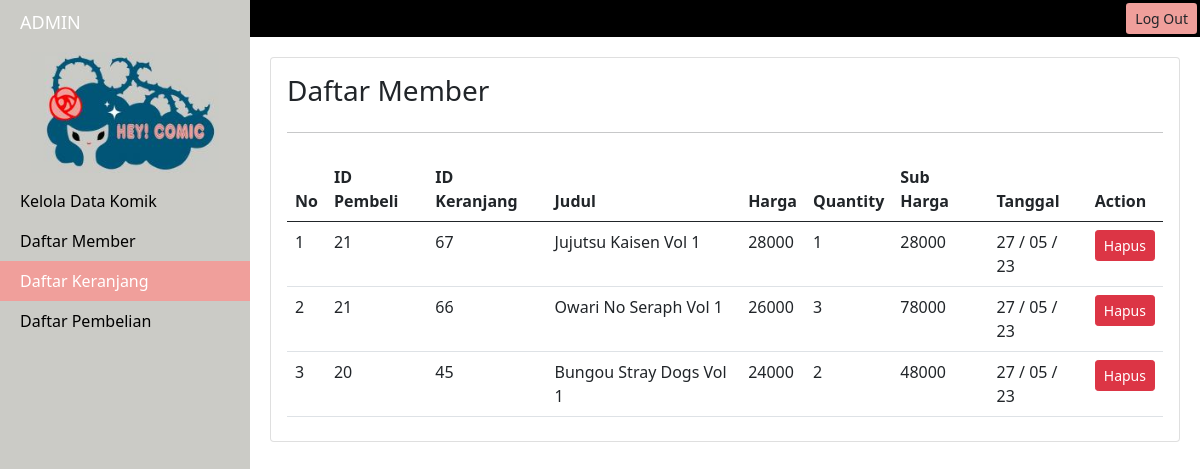
Screenshot of /daftarcart.php (signed in) with the database file from the repository.
### tables this page shows
CREATE TABLE `keranjang` (
  `idkeranjang` int(11) NOT NULL,
  `gambar` varchar(50) NOT NULL,
  `judul` varchar(50) NOT NULL,
  `harga` int(11) NOT NULL,
  `quantity` int(11) NOT NULL,
  `idpembeli` int(11) NOT NULL,
  `subharga` int(11) NOT NULL
);

### config.php (called while the page is built, shortened)
<?php
$conn = mysqli_connect('localhost','root','','komik') or die('connection failed');
function query($sql)
{
    global $conn;
    $result=mysqli_query($conn,$sql);
    $rows = [];
    while ($row = mysqli_fetch_assoc($result) ){
        $rows[] = $row;
    }
    return $rows;
}
?>

### daftarcart.php (the view, shortened to what this page needs)
<?php
@include 'config.php';
$member = array_reverse (query("SELECT * FROM keranjang"));
?>
<!doctype html>
<html lang="en">
<head>
    <link href="https://cdn.jsdelivr.net/npm/bootstrap@5.0.2/dist/css/bootstrap.min.css" rel="stylesheet">
    <link rel="stylesheet" href="css/style3.css">
</head>
<body>
    <div id="wrapper">
        <div id="sidebar-wrapper">
            <ul class="sidebar-nav">
                <li class="sidebar-brand">
                    <a href="admin.php">
                        ADMIN
                    </a>
                </li>
                <li class="d-flex justify-content-center">
                    <img class="w-75 h-75 py-2" src="images/logo.png" alt="">
                </li>
                <li>
                    <a href="kelola_komik.php">Kelola Data Komik</a>
                </li>
                <li>
                    <a href="daftarmember.php">Daftar Member</a>
                </li>
                <li class="active">
                    <a href="daftarcart.php">Daftar Keranjang</a>
                </li>
                <li>
                    <a href="daftarorder.php">Daftar Pembelian</a>
                </li>
            </ul>
        </div>
        <div id="header" class="sticky-top">
            <div class="d-flex justify-content-end">
                <a href="logoutadmin.php" class="btn btn-sm" style=" background: #f09f9b">Log Out</a>
            </div>
        </div>
         <div id="page-content-wrapper">
            <div class="container-fluid">
                <div class="row">
                    <div class="card col-lg-12 p-3">
                        <h3>Daftar Member</h3>
                        <hr>
                        <table class="table my-2">
                            <thead>
                                <tr>
                                    <th>No</th>
                                    <th>ID Pembeli</th>
                                    <th>ID Keranjang</th>
                                    <th>Judul</th>
                                    <th>Harga</th>
                                    <th>Quantity</th>
                                    <th>Sub Harga</th>
                                    <th>Tanggal</th>
                                    <th>Action</th>
                                </tr>
                            </thead>
                            <tbody id="tampil">
                                <?php $i = 1; ?>
                                <?php foreach ($member as $row) : ?>
                                    <tr>
                                        <td><?php echo $i; ?></td>
                                        <td><?php echo $row["idpembeli"]; ?></td>
                                        <td><?php echo $row["idkeranjang"]; ?></td>
                                        <td><?php echo $row["judul"]; ?></td>
                                        <td><?php echo $row["harga"]; ?></td>
                                        <td><?php echo $row["quantity"]; ?></td>
                                        <td><?php echo $row["subharga"]; ?></td>
                                        <td><?php echo date('d / m / y'); ?></td>
                                        <td>
                                             <a href="hapuskeranjang.php?id=<?php echo $row["idkeranjang"]; ?> " onclick="return confirm('Yakin Ingin Menghapus Data?');" class="btn btn-danger btn-sm">Hapus</a>
                                        </td>
                                    </tr>
                                    <?php $i++; ?>
                                <?php endforeach; ?>
                            </tbody>
                        </table>
                    </div>
                </div>
            </div>
        </div>
    </div>
</body>
</html>

### css/style3.css (style rules this page uses)
body { overflow-x: hidden; }
#wrapper { padding-left: 0; }
#sidebar-wrapper { z-index: 1000; position: fixed; left: 250px; width: 0; height: 100%; margin-left: -250px; overflow-y: auto; background: #cbcbc6; }
#page-content-wrapper { width: 100%; position: absolute; padding: 15px; }
.sidebar-nav { position: absolute; top: 0; width: 250px; margin: 0; padding: 0; list-style: none; }
.sidebar-nav li { text-indent: 20px; line-height: 40px; }
.sidebar-nav li a { display: block; text-decoration: none; color: #000000; }
.sidebar-nav > .sidebar-brand { height: 44px; font-size: 18px; line-height: 45px; }
.sidebar-nav > .sidebar-brand a { color: #000000; }
@media (min-width:768px) { #wrapper { padding-left: 250px; } }
@media (min-width:768px) { #sidebar-wrapper { width: 250px; } }
@media (min-width:768px) { #page-content-wrapper { padding: 20px; position: relative; } }
#header { background-color: #000; padding: 3px; }
li.active > a { background-color: #f09f9b; color: #fff; }

### rows the page displays
keranjang: idpembeli "21", idkeranjang "67", judul "Jujutsu Kaisen Vol 1", harga "28000", quantity "1", subharga "28000"
keranjang: idpembeli "21", idkeranjang "66", judul "Owari No Seraph Vol 1", harga "26000", quantity "3", subharga "78000"
keranjang: idpembeli "20", idkeranjang "45", judul "Bungou Stray Dogs Vol 1", harga "24000", quantity "2", subharga "48000"
